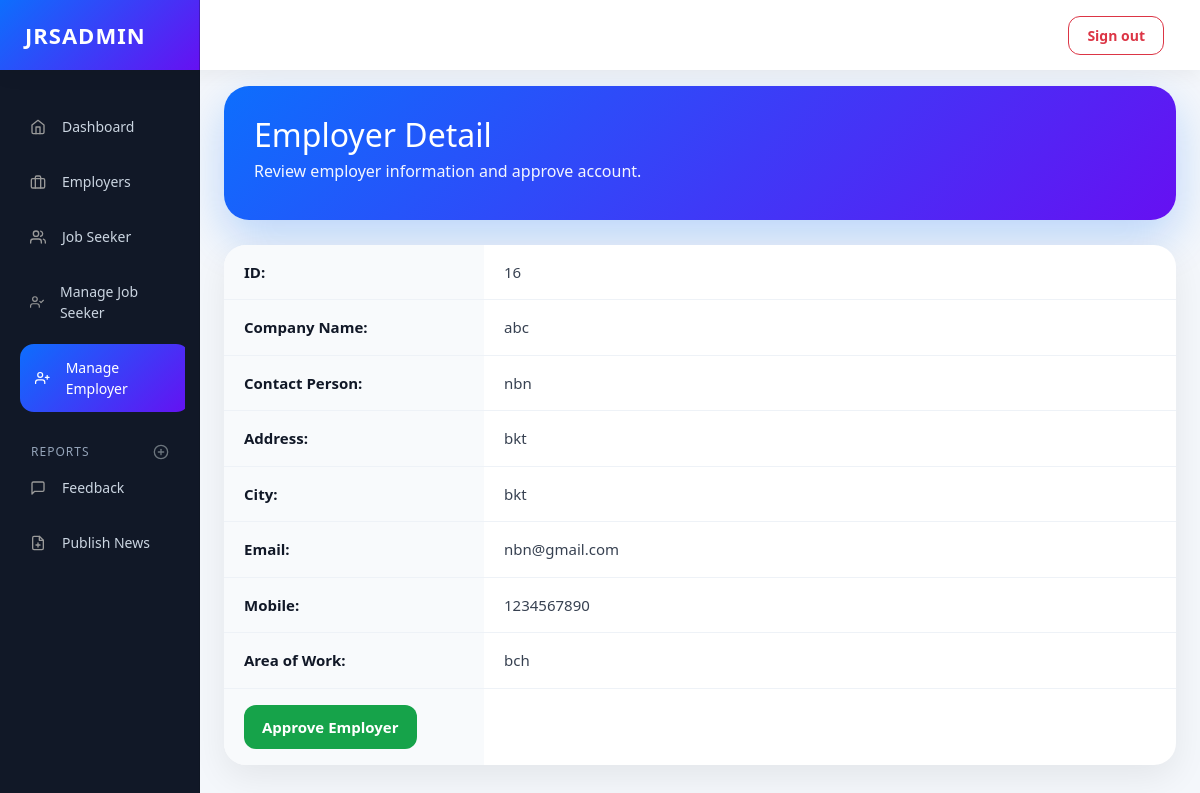
The app's page /admin/DetailEmp.php?EmpId=16 (signed in) with its own data.
### tables this page shows
CREATE TABLE `employer_reg` (
  `Employer_Id` int NOT NULL,
  `CompanyName` varchar(255) NOT NULL,
  `ContactPerson` varchar(255) NOT NULL,
  `Address` varchar(255) NOT NULL,
  `City` varchar(255) NOT NULL,
  `Email` varchar(255) NOT NULL,
  `Mobile` varchar(255) NOT NULL,
  `Area_Work` varchar(255) NOT NULL,
  `Status` varchar(255) NOT NULL,
  `UserName` varchar(255) NOT NULL,
  `Password` varchar(255) NOT NULL,
  `Question` varchar(255) NOT NULL,
  `Answer` varchar(255) NOT NULL
);

### admin/DetailEmp.php (the view, shortened to what this page needs)
<!doctype html>
<html lang="en">
  <head>
    <link rel="stylesheet" href="https://maxcdn.bootstrapcdn.com/bootstrap/4.5.2/css/bootstrap.min.css">
    <link href="./css/dashboard.css" rel="stylesheet">
  </head>
  <body>
    <nav class="navbar navbar-dark sticky-top bg-dark flex-md-nowrap p-0">
      <a class="navbar-brand col-sm-3 col-md-2 mr-0" href="#">ADMIN</a>
      <ul class="navbar-nav px-3">
        <li class="nav-item text-nowrap">
          <a class="nav-link" href="logout.php">Sign out</a>
        </li>
      </ul>
    </nav>
    <div class="container-fluid">
      <div class="row">
        <nav class="col-md-2 d-none d-md-block bg-light sidebar">
          <div class="sidebar-sticky">
            <ul class="nav flex-column">
            <li class="nav-item">
                <a class="nav-link" href="admin_dashboard.php">
                  <span data-feather="home"></span>
                  Dashboard <span class="sr-only">(current)</span>
                </a>
              </li>
              <li class="nav-item">
                <a class="nav-link" href="employer.php">
                  <span data-feather="briefcase"></span>
                  Employers
                </a>
              </li>
              <li class="nav-item">
                <a class="nav-link" href="jobseeker.php">
                  <span data-feather="users"></span>
                  Job Seeker
                </a>
              </li>
              <li class="nav-item">
                <a class="nav-link" href="managejobseeker.php">
                  <span data-feather="user-check"></span>
                   Manage Job Seeker
                </a>
              </li>
              <li class="nav-item">
                <a class="nav-link active" href="manageemployer.php">
                  <span data-feather="user-plus"></span>
                  Manage Employer
                </a>
              </li>
            <h6 class="sidebar-heading d-flex justify-content-between align-items-center px-3 mt-4 mb-1 text-muted">
              <span>Reports</span>
              <a class="d-flex align-items-center text-muted" href="#">
                <span data-feather="plus-circle"></span>
              </a>
            </h6>
            <ul class="nav flex-column mb-2">
              <li class="nav-item">
                <a class="nav-link" href="feedback.php">
                  <span data-feather="message-square"></span>
                  Feedback
                </a>
              </li>
              <li class="nav-item">
                <a class="nav-link" href="admin_news.php">
                  <span data-feather="file-plus"></span>
                  Publish News
                </a>
              </li>
            </ul>
          </div>
        </nav>
        <main role="main" class="col-md-9 ml-sm-auto col-lg-10 pt-3 px-4">
          <div class="d-flex justify-content-between flex-wrap flex-md-nowrap align-items-center pb-2 mb-3 border-bottom">
            <h1 class="h2">Employer Detail</h1>
          </div>
          <?php
$ID=$_GET['EmpId'];
include 'connection/db.php';
$sql = "select * from employer_reg where Employer_Id =$ID  ";
$result = mysqli_query($conn,$sql);
$row = mysqli_fetch_array($result)
?>
                <table width="100%" border="1" cellspacing="2" cellpadding="2">
                  <tr>
                    <td>ID:</td>
                    <td><?php echo $row['Employer_Id'];?></td>
                  </tr>
                  <tr>
                    <td>Company Name:</td>
                    <td><?php echo $row['CompanyName'];?></td>
                  </tr>
                  <tr>
                    <td>Contact Person:</td>
                    <td><?php echo $row['ContactPerson'];?></td>
                  </tr>
                  <tr>
                    <td>Address:</td>
                    <td><?php echo $row['Address'];?></td>
                  </tr>
                  <tr>
                    <td>City:</td>
                    <td><?php echo $row['City'];?></td>
                  </tr>
                  <tr>
                    <td>Email:</td>
                    <td><?php echo $row['Email'];?></td>
                  </tr>
                  <tr>
                    <td>Mobile:</td>
                    <td><?php echo $row['Mobile'];?></td>
                  </tr>
                  <tr>
                    <td>Area of Work:</td>
                    <td><?php echo $row['Area_Work'];?></td>
                  </tr>
                  <tr>
                    <td><strong><a href="ApprovEmp.php?EmpId=<?php echo $row['Employer_Id'];?>">Approve Employer</a></strong></td>
                    <td>&nbsp;</td>
                  </tr>
                </table>
        </main>
      </div>
    </div>
  </body>
</html>

### admin/css/dashboard.css (style rules this page uses)
body { font-size: .875rem; }
.feather { width: 16px; height: 16px; vertical-align: text-bottom; }
.sidebar { position: fixed; top: 0; bottom: 0; left: 0; z-index: 100; padding: 0; box-shadow: inset -1px 0 0 rgba(0, 0, 0, .1); }
.sidebar-sticky { position: -webkit-sticky; position: sticky; top: 48px; height: calc(100vh - 48px); padding-top: .5rem; overflow-x: hidden; overflow-y: auto; }
.sidebar .nav-link { font-weight: 500; color: #333; }
.sidebar .nav-link .feather { margin-right: 4px; color: #999; }
.sidebar .nav-link.active { color: #007bff; }
.sidebar .nav-link:hover .feather, .sidebar .nav-link.active .feather { color: inherit; }
.sidebar-heading { font-size: .75rem; text-transform: uppercase; }
.navbar-brand { padding-top: .75rem; padding-bottom: .75rem; font-size: 1rem; background-color: rgba(0, 0, 0, .25); box-shadow: inset -1px 0 0 rgba(0, 0, 0, .25); }
.border-bottom { border-bottom: 1px solid #e5e5e5; }

### admin/DetailEmp.php (style rules this page uses)
body { margin: 0; background: #f4f7fb; font-family: "Segoe UI", Arial, sans-serif; color: #1f2937; }
.navbar { height: 70px; background: #ffffff !important; box-shadow: 0 4px 20px rgba(0,0,0,0.06); padding: 0 !important; }
.navbar-brand { width: 260px; height: 70px; background: linear-gradient(135deg, #0d6efd, #6610f2); color: #ffffff !important; display: flex; align-items: center; padding-left: 25px !important; font-size: 22px; font-weight: 800; letter-spacing: 1px; margin: 0 !important; }
.navbar-brand::before { content: "JRS "; }
.navbar .nav-link { color: #dc3545 !important; border: 1px solid #dc3545; border-radius: 12px; padding: 8px 18px !important; font-weight: 600; margin-right: 20px; }
.sidebar { width: 260px; min-height: calc(100vh - 70px); background: #111827 !important; padding: 25px 15px; position: fixed; left: 0; top: 70px; }
.sidebar .nav-link { color: #cbd5e1 !important; border-radius: 14px; padding: 13px 15px; margin-bottom: 8px; font-weight: 500; display: flex; align-items: center; gap: 12px; transition: 0.25s; }
.sidebar .nav-link:hover, .sidebar .nav-link.active { background: linear-gradient(135deg, #0d6efd, #6610f2); color: #ffffff !important; transform: translateX(5px); }
.sidebar-heading { color: #94a3b8 !important; font-size: 12px; text-transform: uppercase; letter-spacing: 1px; }
main { margin-left: 260px; padding: 35px !important; max-width: calc(100% - 260px); }
main .border-bottom { background: linear-gradient(135deg, #0d6efd, #6610f2); color: white; border-radius: 25px; padding: 30px !important; box-shadow: 0 18px 45px rgba(13,110,253,0.25); margin-bottom: 25px !important; border-bottom: none !important; }
main h1 { font-weight: 800; margin: 0; }
main h1::after { content: "Review employer information and approve account."; display: block; font-size: 16px; font-weight: 400; margin-top: 8px; opacity: 0.95; }
table { width: 100% !important; background: #ffffff; border: none !important; border-radius: 22px; overflow: hidden; box-shadow: 0 12px 35px rgba(0,0,0,0.07); border-collapse: collapse; }
table tr { border-bottom: 1px solid #eef2f7; }
table tr:last-child { border-bottom: none; }
table td { padding: 16px 20px !important; border: none !important; vertical-align: middle; font-size: 15px; }
table td:first-child { width: 260px; background: #f8fafc; font-weight: 700; color: #111827; }
table td:nth-child(2) { color: #374151; font-weight: 500; }
table a { background: #16a34a; color: #ffffff !important; padding: 11px 18px; border-radius: 12px; text-decoration: none !important; font-weight: 700; display: inline-block; }

### records on screen
employer_reg: Employer_Id "16", CompanyName "abc", ContactPerson "nbn", Address "bkt", City "bkt", Email "nbn@gmail.com", Mobile "1234567890", Area_Work "bch"
